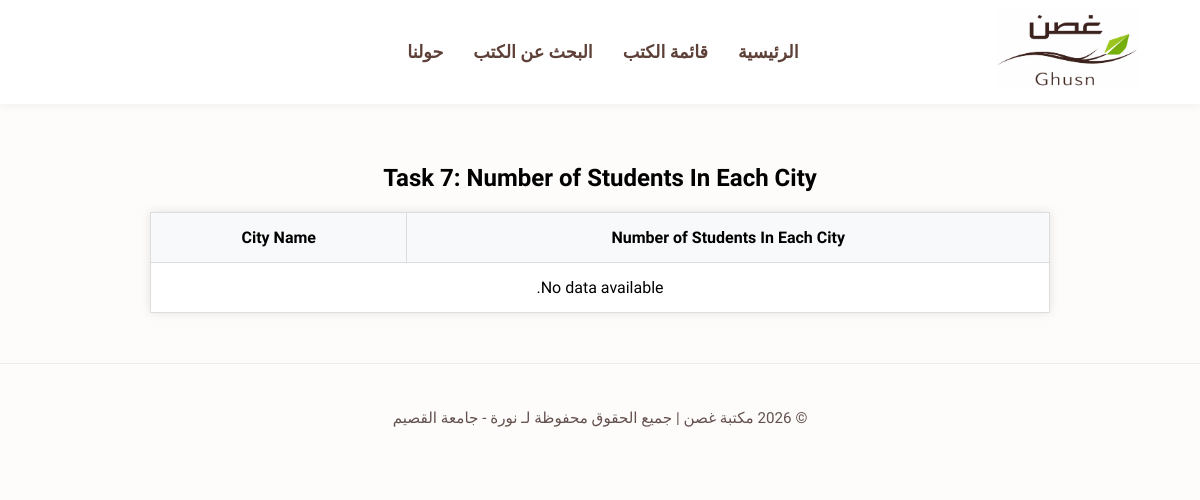
Before: /books/lab8/task7/ with the older database file.
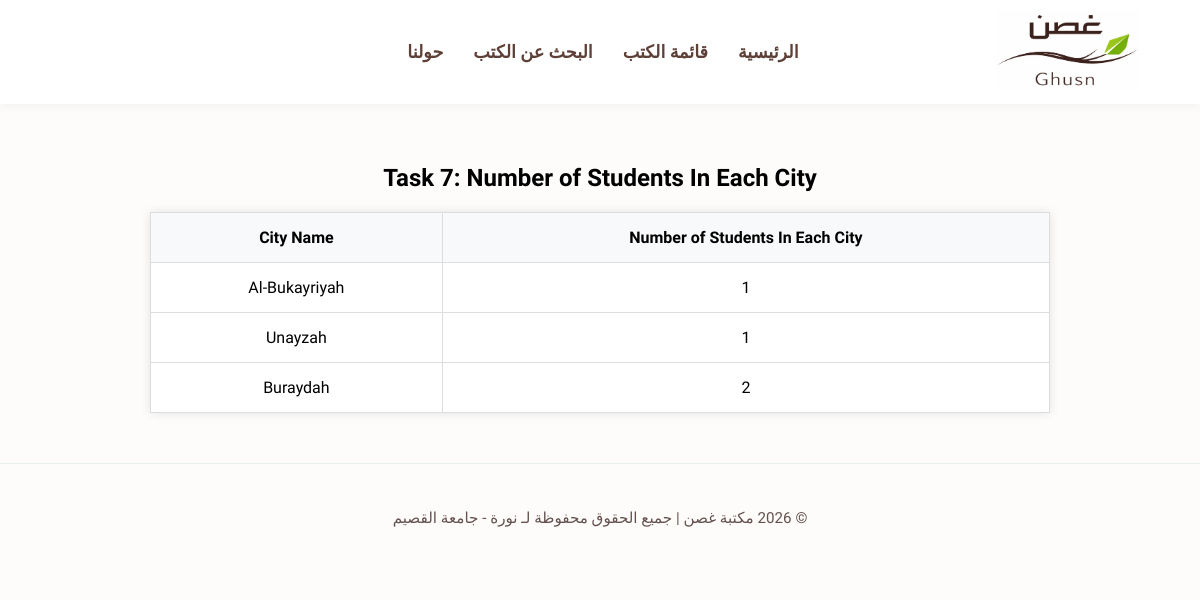
After: the same page with the newer database file.
### apps/bookmodule/models.py (models this page shows, shortened)
class Address(models.Model):
    city = models.CharField(max_length=100)

### apps/bookmodule/views.py (the view)
# urls.py: path('lab8/task7/', views.task7, name="lab8_task7"),
def task7(request):
    cities = Address.objects.annotate(num_students=Count('student'))
    return render(request, 'bookmodule/lab8/task7.html', {'cities': cities})

### apps/templates/bookmodule/lab8/task7.html
{% extends 'bookmodule/layouts/base.html' %}
{% block content %}
<div class="lab8-container">
    <h2>Task 7: Number of Students In Each City</h2>
    <table>
        <thead>
            <tr>
                <th>Number of Students In Each City</th>
                <th>City Name</th>
            </tr>
        </thead>
        <tbody>
            {% for city in cities %}
            <tr>
                <td>{{ city.num_students }}</td>
                <td>{{ city.city }}</td>
            </tr>
            {% empty %}
            <tr>
                <td colspan="2">No data available.</td>
            </tr>
            {% endfor %}
        </tbody>
    </table>
</div>
{% endblock %}

Changed rows visible on the page:
added Address: num_students "1", city "Al-Bukayriyah"
added Address: num_students "1", city "Unayzah"
added Address: num_students "2", city "Buraydah"
Other visible differences:
text no longer shown: "No data available."
